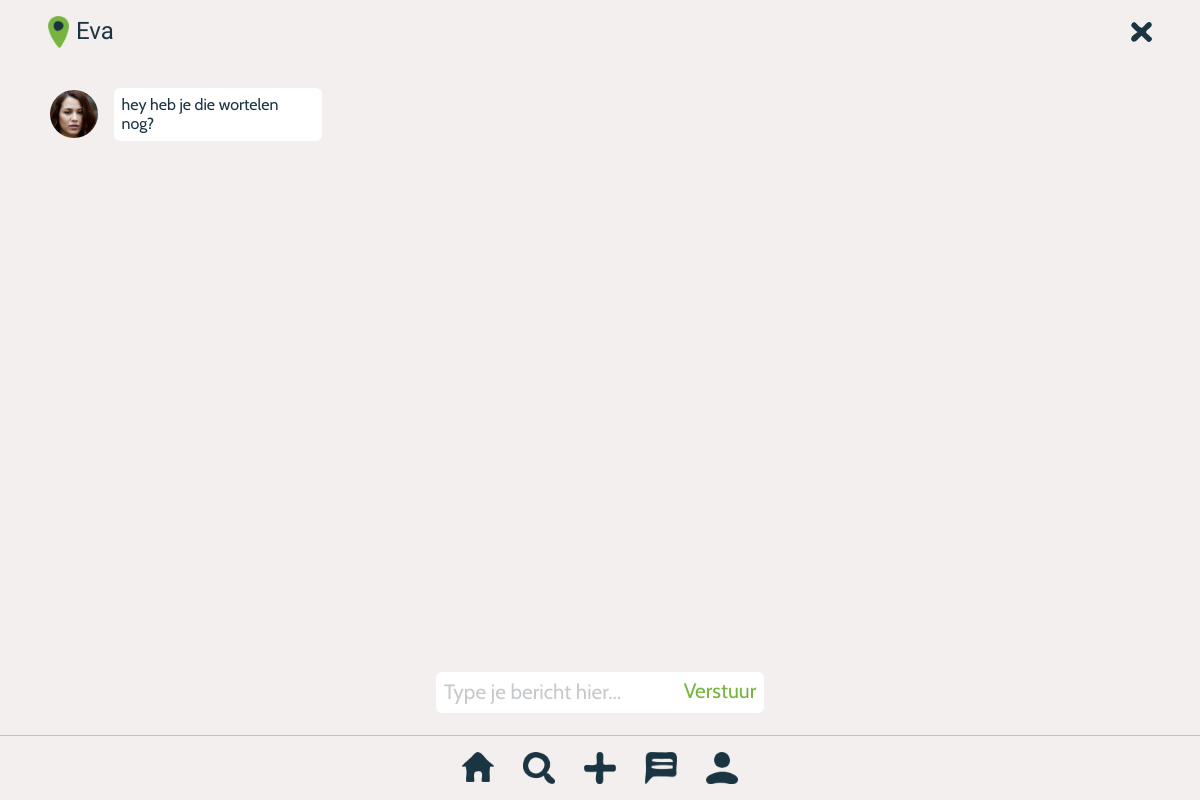
Page /chat.php?q=2 (signed in) on the earlier database version.
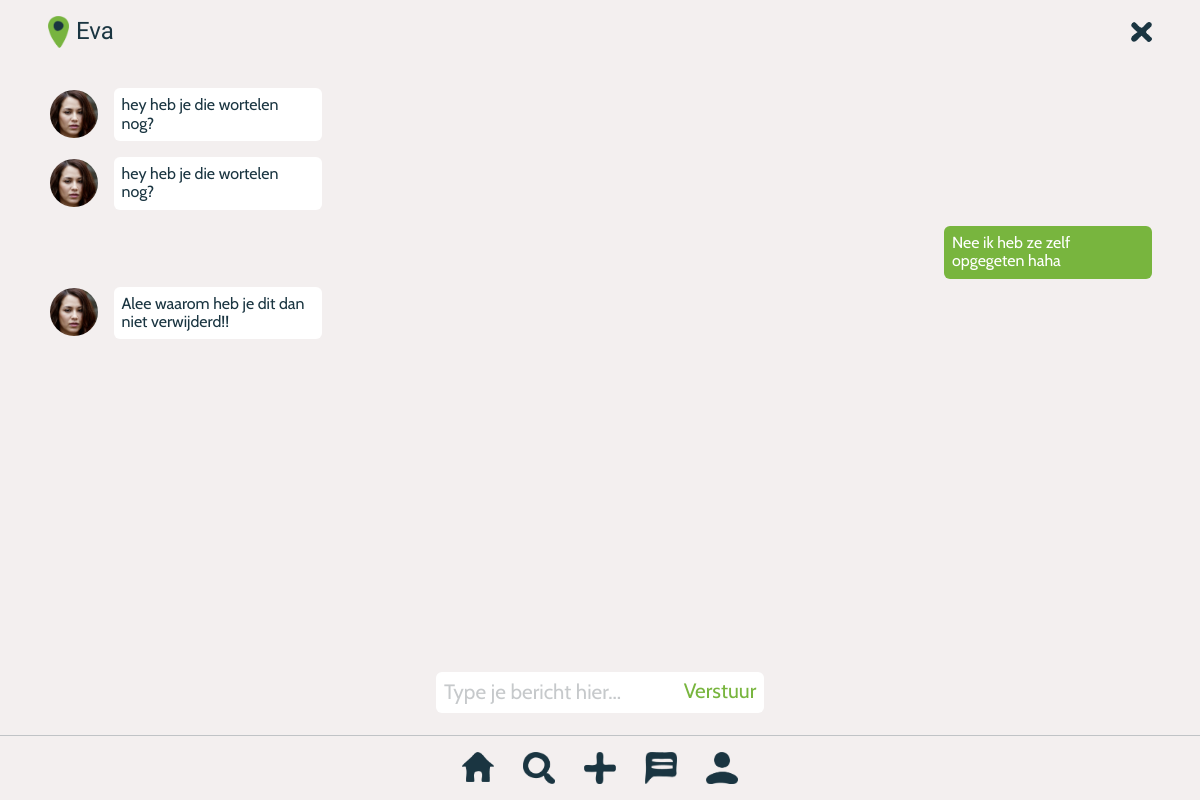
Same page on the later database version.
### tables this page shows
CREATE TABLE `chats` (
  `id` int(255) NOT NULL,
  `chat_id_sender` int(255) NOT NULL,
  `chat_id_receiver` int(255) NOT NULL,
  `message` varchar(255) NOT NULL,
  `time` datetime NOT NULL
);

### classes/User.php (called while the page is built, shortened)
<?php
    class User {
        public static function getMessagesLeft($chatId) {
            $conn = Database::getConnection();
            $query = $conn->prepare("SELECT * FROM chats WHERE chat_id_receiver = :chatId");
            $query->bindValue(":chatId", $chatId);
            $query->execute();
            $result = $query->fetchAll();
            return $result;
        }
        public static function getMessagesRight($chatId) {
            $conn = Database::getConnection();
            $query = $conn->prepare("SELECT * FROM chats WHERE chat_id_sender = :chatId");
            $query->bindValue(":chatId", $chatId);
            $query->execute();
            $result = $query->fetchAll();
            return $result;
        }
    }
?>

### chat.php (the view, shortened to what this page needs)
<?php
    $messagesLeft = User::getMessagesLeft($_GET['q']);
    $messagesRight = User::getMessagesRight($_GET['q']);
?>
<!DOCTYPE html>
<html lang="en">
<head>
     <link rel="stylesheet" href="css/normalize.css">
     <link rel="stylesheet" href="css/general.css">
</head>
<body>
    <header>
        <img src="assets/location_dot.png">
        <h2>Eva</h2>
        <img id="exit_icon" src="assets/icons/exit_icon.png">
    </header>
    <section class="messenger_section">
        <?php foreach($messagesLeft as $messageLeft): ?>
        <?php foreach($messagesRight as $messageRight): ?>
        <?php if(strtotime($messageLeft['time']) < strtotime($messageRight['time'])): ?>
            <div class="incoming_message_wrapper">
             <img src="profile_pictures/woman.jpg">
            <div data-origin="incoming">
                <p>
                    <?php echo $messageLeft['message']; ?>
                </p>
            </div>
        </div>
        <?php else: ?>
        <div data-origin="outgoing">
            <p>
                <?php echo $messageRight['message']; ?>
            </p>
        </div>
        <?php endif; ?>
        <?php endforeach; ?>
        <?php endforeach; ?>
    </section>
    <section id="chat_section">
        <form action="" method="POST">
            <input type="text" placeholder="Type je bericht hier...">
            <input type="submit" value="Verstuur">
        </form>
    </section>
    <nav>
        <a href="home.php"><img src="assets/icons/home_icon.png"></a>
        <a href="search.html"><img src="assets/icons/search_icon.png"></a>
        <a href="upload.php"><img src="assets/icons/plus_icon.png"></a>
        <a href="chats.php"><img src="assets/icons/message_icon.png"></a>
        <a href="profile.php"><img src="assets/icons/profile_icon.png"></a>
    </nav>
</body>
</html>

### css/general.css (style rules this page uses)
:root { --offWhite: #F3EFEF; --offBlack: #1A3541; --accentGreen: #78B53E; --placeholderGrey: #C6C9CB; --warningRed: #F66565; --textFont: 'Cabin', sans-serif; --titleFont: 'RocknRoll One', sans-serif; --textFontSize: ; --titleFontSize: 1.4em; --pageTitleFontSize: 1.1em; --actionBarFontSize: 1.5em; --whiteSpaceOffset: 3em; }
* { font-family: var(--textFont); color: var(--offBlack); }
body { height: 100vh; background-color: var(--offWhite); }
a { color: var(--offBlack); text-decoration: none; }
h1, h2, h3 { font-family: var(--titleFont); font-weight: 300; margin: 0; }
header { background-color: var(--offWhite); position: sticky; top: 0; z-index: 999; display: flex; align-items: center; padding-left: var(--whiteSpaceOffset); padding-top: 1em; padding-bottom: 1em; }
header img { width: 1.3em; }
header h2 { margin-left: 0.3em; font-size: var(--actionBarFontSize); flex-grow: 1; }
#exit_icon, #settings_icon { margin-right: var(--whiteSpaceOffset); }
nav { display: flex; justify-content: center; background-color: var(--offWhite); position:fixed; width:100%; bottom: 0; right: 0; border-top: solid 1px #C0C3C6; }
nav img { width: 2em; padding-top: 1em; padding-bottom: 0.7em; padding-left: 0.9em; padding-right: 0.9em; }
section { display: flex; flex-direction: column; }
form { display: flex; flex-direction: column; align-items: center; }
form input { border: none; background-color: transparent; font-size: 1.3em; }
form input[type=text], input[type=password] { border-bottom: solid 2.5px var(--offBlack); width: 100%; }
form input[type=submit] { cursor: pointer; font-family: var(--titleFont); background-color: var(--accentGreen); color: var(--offWhite); margin-top: 1em; margin-bottom: 1em; font-size: 1.8em; }
form input::placeholder { color: var(--placeholderGrey); }
#chat_section { position: fixed; width: 19.5em; left: 50%; transform: translate(-50%, 0); bottom: 20px; }
#chat_section form input[type=text] { border-bottom: none; background-color: white; padding-top: 0.4em; padding-bottom: 0.4em; padding-left: 0.4em; padding-right: 0.4em; border-radius: 6px; }
#chat_section form input[type=submit] { font-family: var(--textFont); background-color: transparent; color: var(--accentGreen); font-size: 1.3em; position: relative; right: -120px; top: -55px; }
.messenger_section { margin-left: var(--whiteSpaceOffset); margin-right: var(--whiteSpaceOffset); margin-top: 1.5em; }
.messenger_section div { margin-bottom: 0.5em; display: flex; }
.messenger_section div img { width: 3em; height: 3em; border-radius: 50%; object-fit: cover; margin-top: 0.1em; margin-bottom: 0.1em; margin-left: 0.1em; margin-right: 1em; }
.messenger_section div p { padding-left: 0.5em; padding-right: 0.5em; padding-top: 0.5em; padding-bottom: 0.5em; margin: 0; background-color: white; border-radius: 6px; max-width: 12em; }
.messenger_section div[data-origin="outgoing"] { display: flex; flex-direction: row-reverse; }
.messenger_section div[data-origin="outgoing"] p { color: white; background-color: var(--accentGreen); }

Differences in the rows shown:
added chats: $messageLeft['message'] "hey heb je die wortelen nog?"
added chats: message "Alee waarom heb je dit dan niet verwijderd!!", chats (message "Nee ik heb ze zelf opgegeten haha")
